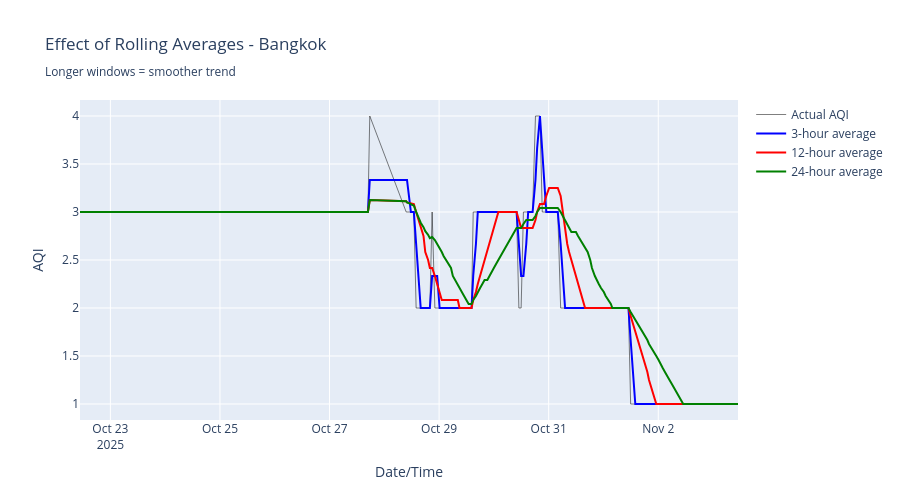

Notebook cell for this chart:
### Code cell
# Visualize rolling averages
city_to_plot = 'Bangkok'
city_data = df[df['city_name'] == city_to_plot].copy()

fig = go.Figure()

# Original AQI
fig.add_trace(go.Scatter(
    x=city_data['timestamp'],
    y=city_data['aqi'],
    mode='lines',
    name='Actual AQI',
    line=dict(color='black', width=1),
    opacity=0.5
))

# Rolling averages
fig.add_trace(go.Scatter(
    x=city_data['timestamp'],
    y=city_data['aqi_rolling_mean_3h'],
    mode='lines',
    name='3-hour average',
    line=dict(color='blue', width=2)
))

fig.add_trace(go.Scatter(
    x=city_data['timestamp'],
    y=city_data['aqi_rolling_mean_12h'],
    mode='lines',
    name='12-hour average',
    line=dict(color='red', width=2)
))

fig.add_trace(go.Scatter(
    x=city_data['timestamp'],
    y=city_data['aqi_rolling_mean_24h'],
    mode='lines',
    name='24-hour average',
    line=dict(color='green', width=2)
))

fig.update_layout(
    title=f'Effect of Rolling Averages - {city_to_plot}<br><sub>Longer windows = smoother trend</sub>',
    xaxis_title='Date/Time',
    yaxis_title='AQI',
    height=500,
    hovermode='x unified'
)

fig.show()

print("\n💡 Rolling features help models:")
print("   • Ignore short-term noise")
print("   • Identify trends")
print("   • Smooth out random fluctuations")

### Figure 1 — Plotly figure (JSON) as saved in the notebook; plotly's stock layout.template omitted (floating-point values rounded to 4 significant figures; data arrays with more than 128 entries replaced by an {"elided": "..."} marker saying what was removed)
{"data": [{"line": {"color": "black", "width": 1}, "mode": "lines", "name": "Actual AQI", "opacity": 0.5, "type": "scatter", "x": {"elided": "157 str values"}, "y": {"elided": "157 int values"}}, {"line": {"color": "blue", "width": 2}, "mode": "lines", "name": "3-hour average", "type": "scatter", "x": {"elided": "157 str values"}, "y": {"elided": "157 float values"}}, {"line": {"color": "red", "width": 2}, "mode": "lines", "name": "12-hour average", "type": "scatter", "x": {"elided": "157 str values"}, "y": {"elided": "157 float values"}}, {"line": {"color": "green", "width": 2}, "mode": "lines", "name": "24-hour average", "type": "scatter", "x": {"elided": "157 str values"}, "y": {"elided": "157 float values"}}], "layout": {"height": 500, "hovermode": "x unified", "title": {"text": "Effect of Rolling Averages - Bangkok<br><sub>Longer windows = smoother trend</sub>"}, "xaxis": {"title": {"text": "Date/Time"}}, "yaxis": {"title": {"text": "AQI"}}}}
